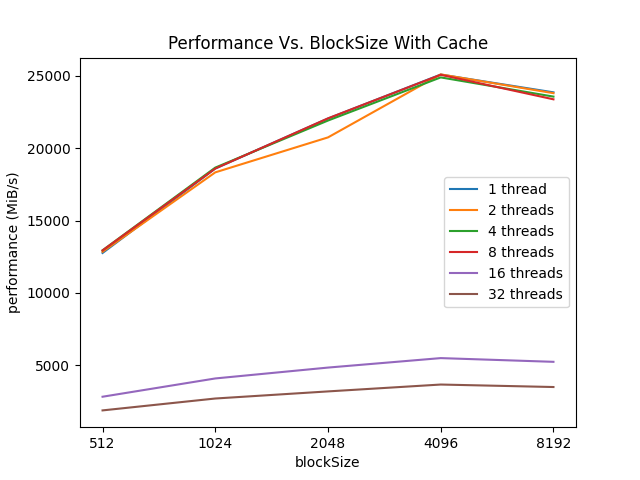

Write the Python code that produced this figure.
import matplotlib.pyplot as plt
fileName1 = "thread_data_cache.txt"
fileName2 = "thread_data_no_cache.txt"
blockSize= []
performance = []
threads = []
threadNums = ["1 thread","2 threads","4 threads","8 threads","16 threads","32 threads"]
file = open(fileName1, mode = 'r')
count = 0;
for line in file:
    line = line.split()
    blockSize.append(line[0])
    performance.append(round(float(line[1]),1))
    count += 1
    if count == 5:
        count = 0
        threads.append((blockSize,performance))
        blockSize= []
        performance = []

#print(threads)

for thread in threads:
    #print(thread)
    x1 = thread[0]
    y1 = thread[1]
    plt.plot(x1,y1)
    
plt.xlabel('blockSize')
plt.ylabel('performance (MiB/s)')
plt.title('Performance Vs. BlockSize With Cache')
plt.legend(threadNums)
plt.savefig("part6_with_cache.png")

file.close()
